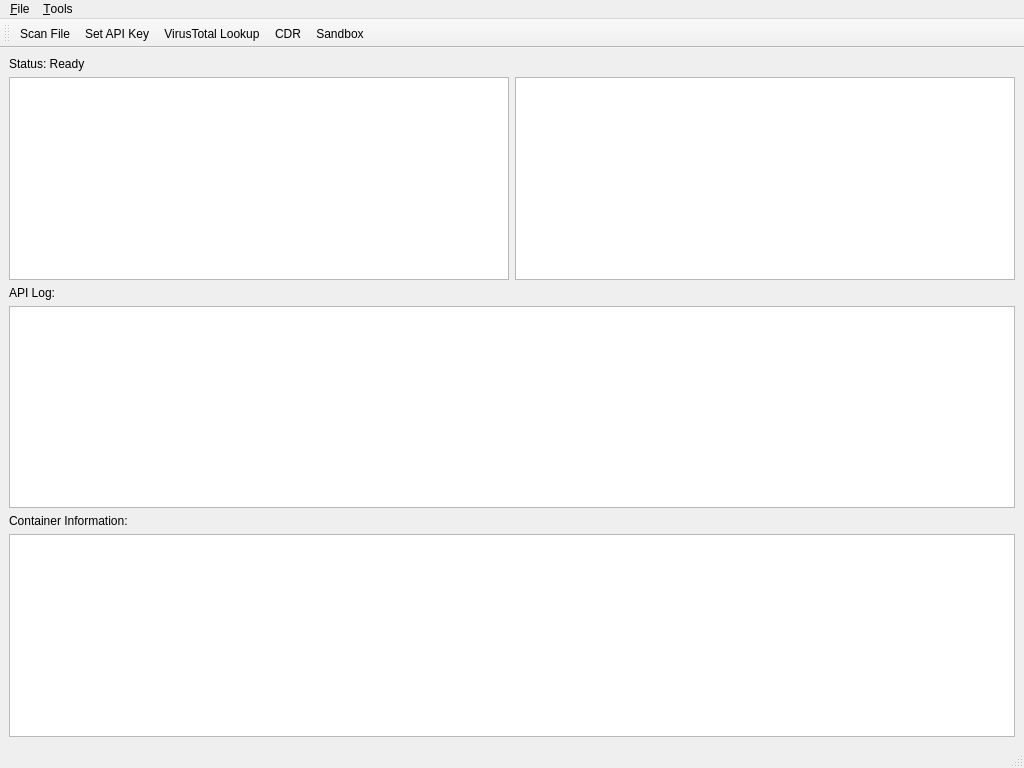
<?xml version="1.0" encoding="UTF-8"?>
<ui version="4.0">
 <class>MainWindow</class>
 <widget class="QMainWindow" name="MainWindow">
  <property name="geometry">
   <rect>
    <x>0</x>
    <y>0</y>
    <width>1024</width>
    <height>768</height>
   </rect>
  </property>
  <property name="windowTitle">
   <string>Endpoint Protection Platform</string>
  </property>
  <widget class="QWidget" name="centralwidget">
   <layout class="QVBoxLayout" name="verticalLayout_2">
    <item>
     <layout class="QVBoxLayout" name="mainLayout">
      <item>
       <widget class="QLabel" name="statusLabel">
        <property name="text">
         <string>Status: Ready</string>
        </property>
       </widget>
      </item>
      <item>
       <layout class="QHBoxLayout" name="horizontalLayout">
        <item>
         <widget class="QPlainTextEdit" name="resultTextEdit"/>
        </item>
        <item>
         <widget class="QPlainTextEdit" name="detailedResultTextEdit"/>
        </item>
       </layout>
      </item>
      <item>
       <widget class="QLabel" name="labelApiLog">
        <property name="text">
         <string>API Log:</string>
        </property>
       </widget>
      </item>
      <item>
       <widget class="QPlainTextEdit" name="apiLogTextEdit">
        <property name="readOnly">
         <bool>true</bool>
        </property>
       </widget>
      </item>
      <item>
       <widget class="QLabel" name="labelContainerInfo">
        <property name="text">
         <string>Container Information:</string>
        </property>
       </widget>
      </item>
      <item>
       <widget class="QTableWidget" name="containerTableWidget"/>
      </item>
     </layout>
    </item>
   </layout>
  </widget>
  <widget class="QMenuBar" name="menubar">
   <property name="geometry">
    <rect>
     <x>0</x>
     <y>0</y>
     <width>1024</width>
     <height>24</height>
    </rect>
   </property>
   <widget class="QMenu" name="menuFile">
    <property name="title">
     <string>&amp;File</string>
    </property>
    <addaction name="actionScan"/>
    <addaction name="actionApiKey"/>
    <addaction name="separator"/>
    <addaction name="actionExit"/>
   </widget>
   <widget class="QMenu" name="menuTools">
    <property name="title">
     <string>&amp;Tools</string>
    </property>
    <addaction name="actionVirusTotal"/>
    <addaction name="actionCDR"/>
    <addaction name="actionSandbox"/>
    <addaction name="actionDocker"/>
    <addaction name="actionServiceStatus"/>
    <addaction name="actionHistory"/>
   </widget>
   <addaction name="menuFile"/>
   <addaction name="menuTools"/>
  </widget>
  <widget class="QStatusBar" name="statusbar"/>
  <widget class="QToolBar" name="toolBar">
   <property name="windowTitle">
    <string>toolBar</string>
   </property>
   <addaction name="actionScan"/>
   <addaction name="actionApiKey"/>
   <addaction name="actionVirusTotal"/>
   <addaction name="actionCDR"/>
   <addaction name="actionSandbox"/>
  </widget>
  <action name="actionScan">
   <property name="text">
    <string>&amp;Scan File...</string>
   </property>
   <property name="toolTip">
    <string>Scan a file for threats</string>
   </property>
  </action>
  <action name="actionApiKey">
   <property name="text">
    <string>Set API &amp;Key...</string>
   </property>
   <property name="toolTip">
    <string>Set API Key</string>
   </property>
  </action>
  <action name="actionExit">
   <property name="text">
    <string>E&amp;xit</string>
   </property>
  </action>
  <action name="actionVirusTotal">
   <property name="text">
    <string>&amp;VirusTotal Lookup</string>
   </property>
  </action>
  <action name="actionCDR">
   <property name="text">
    <string>&amp;CDR</string>
   </property>
  </action>
  <action name="actionSandbox">
   <property name="text">
    <string>&amp;Sandbox</string>
   </property>
  </action>
  <action name="actionDocker">
   <property name="text">
    <string>&amp;Docker Management</string>
   </property>
  </action>
  <action name="actionServiceStatus">
   <property name="text">
    <string>Service Stat&amp;us</string>
   </property>
  </action>
  <action name="actionHistory">
   <property name="text">
    <string>&amp;History</string>
   </property>
  </action>
 </widget>
 <resources/>
 <connections>
  <connection>
   <sender>actionExit</sender>
   <signal>triggered()</signal>
   <receiver>MainWindow</receiver>
   <slot>close()</slot>
   <hints>
    <hint type="sourcelabel">
     <x>-1</x>
     <y>-1</y>
    </hint>
    <hint type="destinationlabel">
     <x>399</x>
     <y>299</y>
    </hint>
   </hints>
  </connection>
 </connections>
</ui>
